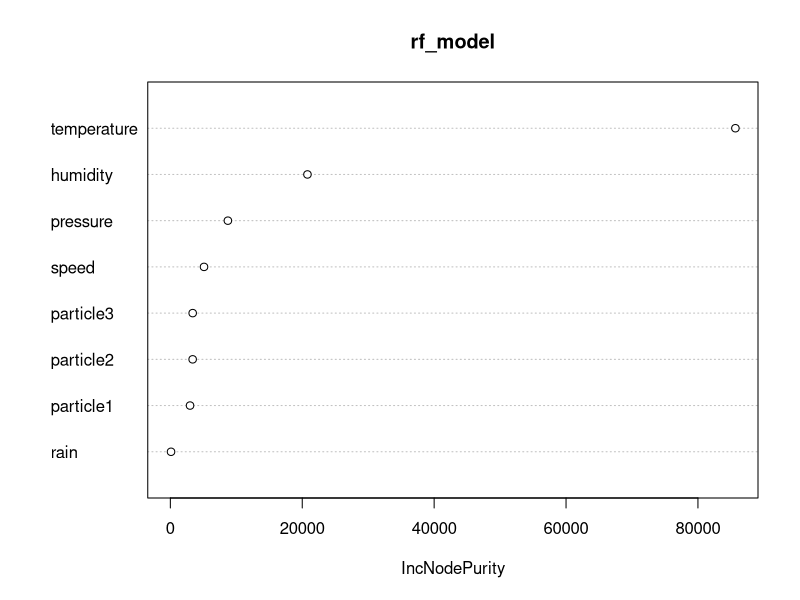
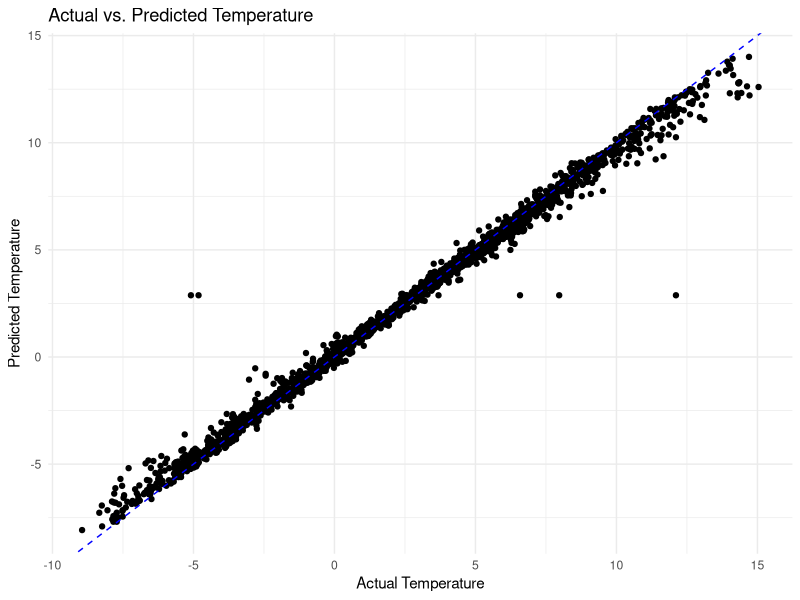
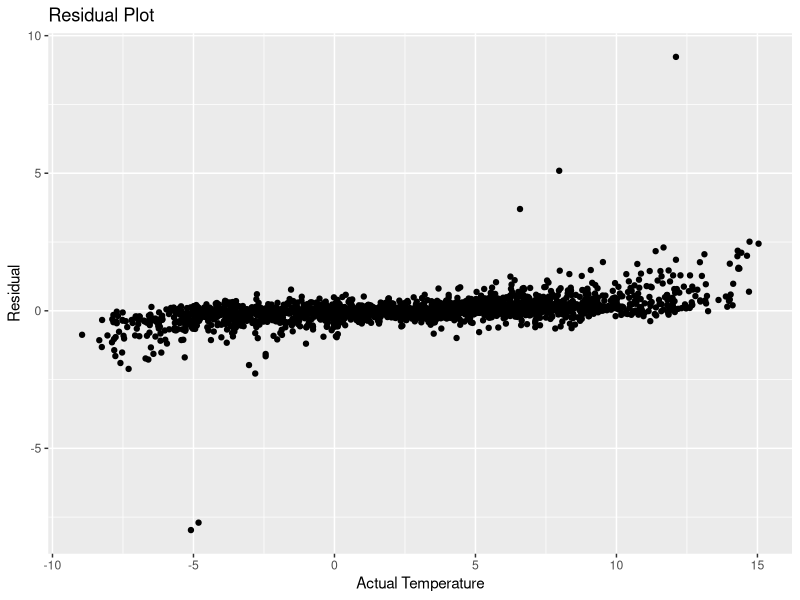
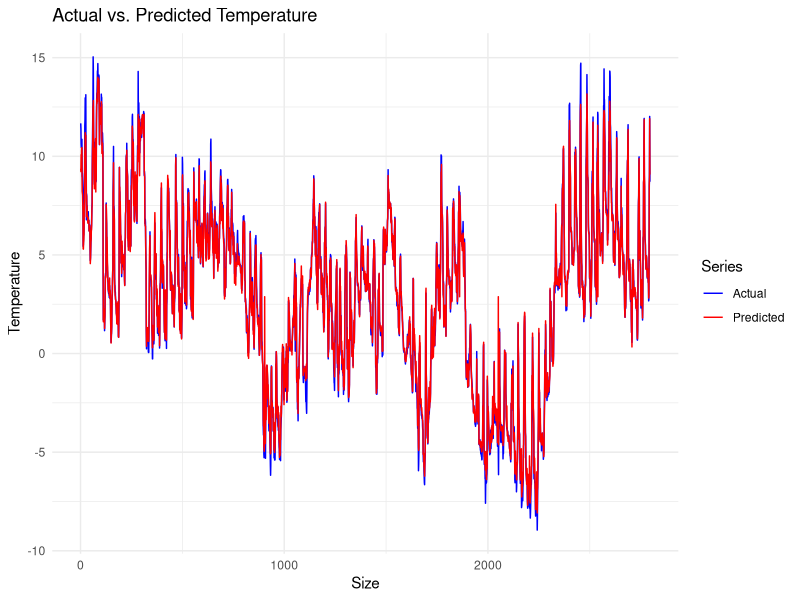
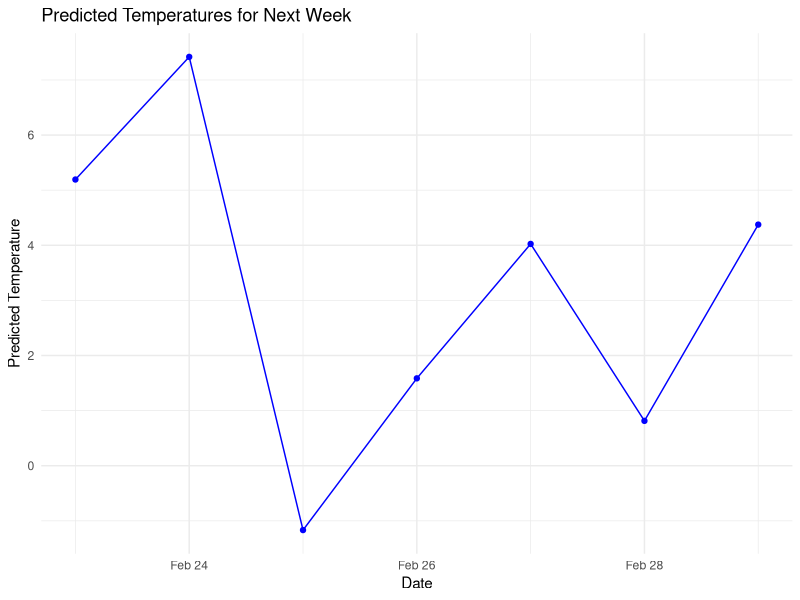
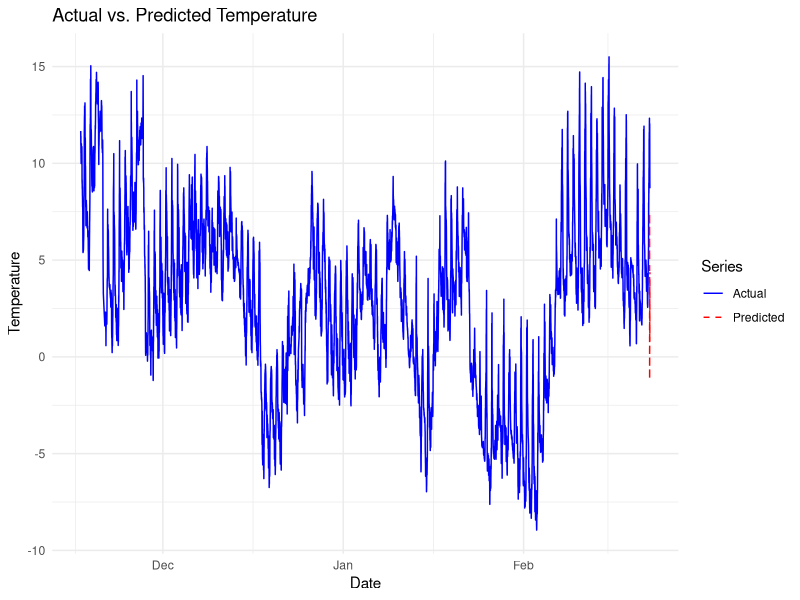
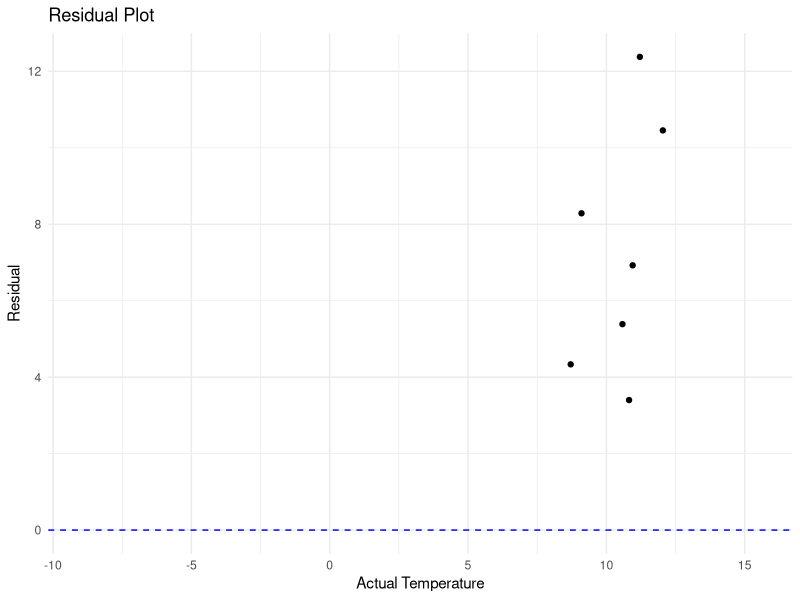
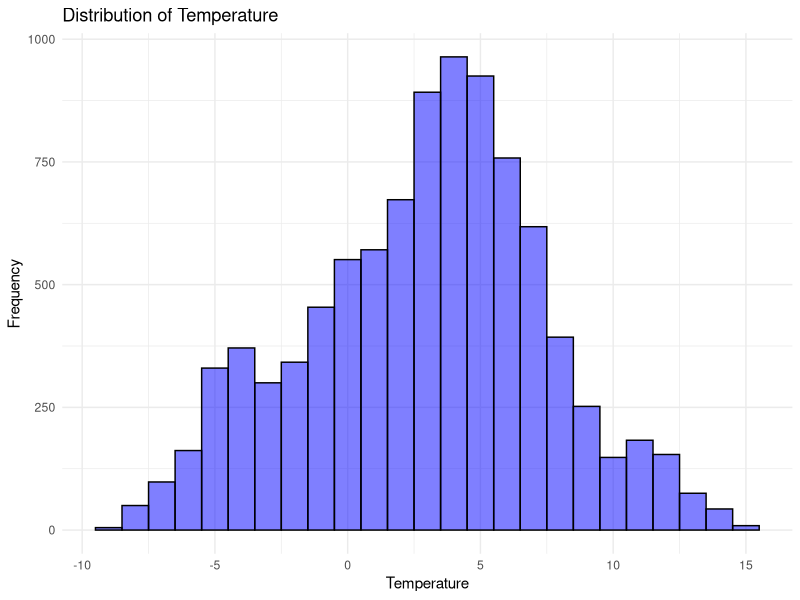

Write R code to recreate these figures, in order.
## ---- chunk 1
library(tidyverse)
library(randomForest)
library(caret)
library(corrplot)
## ---- chunk 2

df <- read_csv("data.csv")
df$time <- as.POSIXct(df$time, format = "%Y-%m-%d %H:%M:%S")
df <- df[, -10]

features <- select(df, -time)
labels <- df$temperature


set.seed(123)
train_indices <- createDataPartition(labels, p = 0.7, list = FALSE)
train_features <- features[train_indices, ]
train_labels <- labels[train_indices]
test_features <- features[-train_indices, ]
test_labels <- labels[-train_indices]

train <- data.frame(train_features, temperature = train_labels)


## ---- chunk 3
train
## ---- chunk 4
sum(is.na(train$particle1))

sum(is.na(train_labels))

sum(is.na(train_features))

## ---- chunk 5
df$particle1[is.na(df$particle1)] <- mean(df$particle1, na.rm = TRUE)
df$particle2[is.na(df$particle2)] <- mean(df$particle2, na.rm = TRUE)
df$particle3[is.na(df$particle3)] <- mean(df$particle3, na.rm = TRUE)

train$particle1[is.na(train$particle1)] <- mean(train$particle1, na.rm = TRUE)
train$particle2[is.na(train$particle2)] <- mean(train$particle2, na.rm = TRUE)
train$particle3[is.na(train$particle3)] <- mean(train$particle3, na.rm = TRUE)


train_features$particle1[is.na(train_features$particle1)] <- mean(train_features$particle1, na.rm = TRUE)
train_features$particle2[is.na(train_features$particle2)] <- mean(train_features$particle2, na.rm = TRUE)
train_features$particle3[is.na(train_features$particle3)] <- mean(train_features$particle3, na.rm = TRUE)
## ---- chunk 6
rf_model <- randomForest(train_labels ~ ., data = train_features, ntree = 500)

rf_model

## ---- chunk 7
varImpPlot(rf_model)
## ---- chunk 8
predictions <- predict(rf_model, newdata = test_features)

predictions[is.na(predictions)] <- mean(predictions, na.rm = TRUE)
## ---- chunk 9
mae <- mean(abs(predictions - test_labels))
cat("Mean Absolute Error (MAE):", mae, "\n")

mape <- mean(abs(predictions - test_labels) / test_labels) * 100
accuracy <- 100 - mape
cat("Accuracy:", accuracy, "%\n")

## ---- chunk 10
library(ggplot2)


plot_data <- data.frame(
  Actual = test_labels,
  Predicted = predictions
)


ggplot(plot_data, aes(x = Actual, y = Predicted)) +
  geom_point() +
  geom_abline(intercept = 0, slope = 1, linetype = "dashed", color = "blue") + 
  labs(x = "Actual Temperature", y = "Predicted Temperature", title = "Actual vs. Predicted Temperature") +
  theme_minimal()

## ---- chunk 11
ggplot(plot_data, aes(x = Actual, y = Actual - Predicted)) +
  geom_point() +
  labs(x = "Actual Temperature", y = "Residual", title = "Residual Plot")

## ---- chunk 12

plot_data <- data.frame(
  Actual = test_labels,   
  Predicted = predictions 
)

plot_data$index <- seq_along(test_labels)

ggplot(plot_data, aes(x = index)) +
  geom_line(aes(y = Actual, color = "Actual")) + 
  geom_line(aes(y = Predicted, color = "Predicted")) +  
  scale_color_manual(name = "Series", values = c(Actual = "blue", Predicted = "red")) + 
  labs(x = "Size", y = "Temperature", title = "Actual vs. Predicted Temperature") + 
  theme_minimal()

## ---- chunk 13

# Simulate different scenarios for next week
num_days <- 7
new_data <- data.frame(
  temperature = rep(NA, num_days),
  humidity = rep(NA, num_days),
  speed = rep(NA, num_days),
  rain = rep(NA, num_days),
  pressure = rep(NA, num_days),
  particle1 = rep(NA, num_days), 
  particle2 = rep(NA, num_days), 
  particle3 = rep(NA, num_days)
)

# Simulate different scenarios for each day
for (day in 1:num_days) {
  new_data$temperature[day] <- mean(train$temperature, na.rm = TRUE) + rnorm(1, mean = 0, sd = 3)
  new_data$humidity[day] <- mean(train$humidity, na.rm = TRUE) + rnorm(1, mean = 0, sd = 5)
  new_data$speed[day] <- mean(train$speed, na.rm = TRUE) + rnorm(1, mean = 0, sd = 2)
  new_data$rain[day] <- mean(train$rain, na.rm = TRUE) + rnorm(1, mean = 0, sd = 1)
  new_data$pressure[day] <- mean(train$pressure, na.rm = TRUE) + rnorm(1, mean = 0, sd = 3)
  new_data$particle1[day] <- mean(train$particle1, na.rm = TRUE) + rnorm(1, mean = 0, sd = 0.5)
  new_data$particle2[day] <- mean(train$particle2, na.rm = TRUE) + rnorm(1, mean = 0, sd = 0.5)
  new_data$particle3[day] <- mean(train$particle3, na.rm = TRUE) + rnorm(1, mean = 0, sd = 0.5)
}

# Predict temperatures for next week
predictions_next_week <- predict(rf_model, newdata = new_data)
predictions_next_week


## ---- chunk 14
# Set the starting date to February 23, 2022
start_date <- as.Date("2022-02-23")

# Generate dates for the next week
dates_next_week <- seq(start_date, by = "day", length.out = 7)

# Prepare data for plotting
plot_data_next_week <- data.frame(
  Date = dates_next_week,
  Predicted_Temperature = predictions_next_week
)

# Plot predicted temperatures for next week
ggplot(plot_data_next_week, aes(x = Date, y = Predicted_Temperature)) +
  geom_line(color = "blue") +
  geom_point(color = "blue") +
  labs(x = "Date", y = "Predicted Temperature", title = "Predicted Temperatures for Next Week") +
  theme_minimal()

## ---- chunk 15
tail(df)

## ---- chunk 16
df$time <- as.POSIXct(df$time)


plot_data <- data.frame(
  hour = df$time,
  Actual_Temperature = df$temperature,
  Predicted_Temperature = c(rep(NA, nrow(df) - 7), predictions_next_week)
)


ggplot(plot_data, aes(x = hour)) +
  geom_line(aes(y = Actual_Temperature, color = "Actual")) +
  geom_line(aes(y = Predicted_Temperature, color = "Predicted"), linetype = "dashed") +
  labs(x = "Date", y = "Temperature", title = "Actual vs. Predicted Temperature") +
  scale_color_manual(name = "Series", values = c("Actual" = "blue", "Predicted" = "red")) +
  theme_minimal()

## ---- chunk 17
ggplot(plot_data, aes(x = Actual_Temperature, y = Actual_Temperature - Predicted_Temperature)) +
  geom_point() +
  labs(x = "Actual Temperature", y = "Residual", title = "Residual Plot") +
  geom_hline(yintercept = 0, linetype = "dashed", color = "blue") +
  theme_minimal()

## ---- chunk 18
ggplot(df, aes(x = temperature)) +
  geom_histogram(binwidth = 1, fill = "blue", color = "black", alpha = 0.5) +
  labs(x = "Temperature", y = "Frequency", title = "Distribution of Temperature") +
  theme_minimal()

## ---- chunk 19
library(forecast)
df_ts <- ts(df$temperature, frequency = 7)  # Assuming daily data
decomposed <- decompose(df_ts)
autoplot(decomposed) + labs(title = "Time Series Decomposition of Temperature")


## ---- chunk 20
library(ggplot2)

# Example data (replace with your actual data)
set.seed(123)
dates <- seq(as.Date("2024-07-01"), by = "day", length.out = 30)
predictions_next_week <- rnorm(7, mean = 20, sd = 3)
plot_data <- data.frame(
  Date = dates,
  Predicted_Temperature = c(rep(NA, 30 - 7), predictions_next_week)
)

# Calculate upper and lower bounds for prediction interval
plot_data$upper <- plot_data$Predicted_Temperature + 1.96 * sd(predictions_next_week)
plot_data$lower <- plot_data$Predicted_Temperature - 1.96 * sd(predictions_next_week)

# Plot with prediction interval
ggplot(plot_data, aes(x = Date, y = Predicted_Temperature)) +
  geom_line(color = "red") +
  geom_ribbon(aes(ymin = lower, ymax = upper), fill = "blue", alpha = 0.3) +
  geom_point(color = "red") +
  labs(x = "Date", y = "Temperature", title = "Predicted Temperatures with Prediction Interval") +
  theme_minimal()
